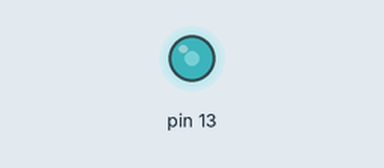
The sketch below on a simulated Arduino Uno, built for the host (arithmetic inside an expression is 32-bit, double 64-bit). On the bench: output pins drawn as LEDs (lit = HIGH).

Above: at 0.1 s.
Timing chart, 0 to 1.6 s (numbered marks = the images above):
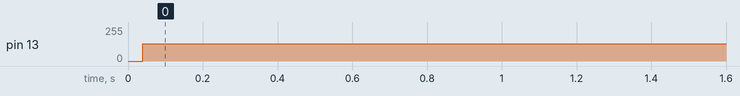

Measured:
- by itself, pin 13: 0/255 → 128/255 at 0.04 s

The sketch:

sketch.ino
```cpp
#include <avr/io.h>

int main (void){
  DDRB |= (1 << PB5);

  while (1)
  {
    PORTB |= (1 << PB5);
    PORTB &= ~(1 << PB5);
  }
}
```
